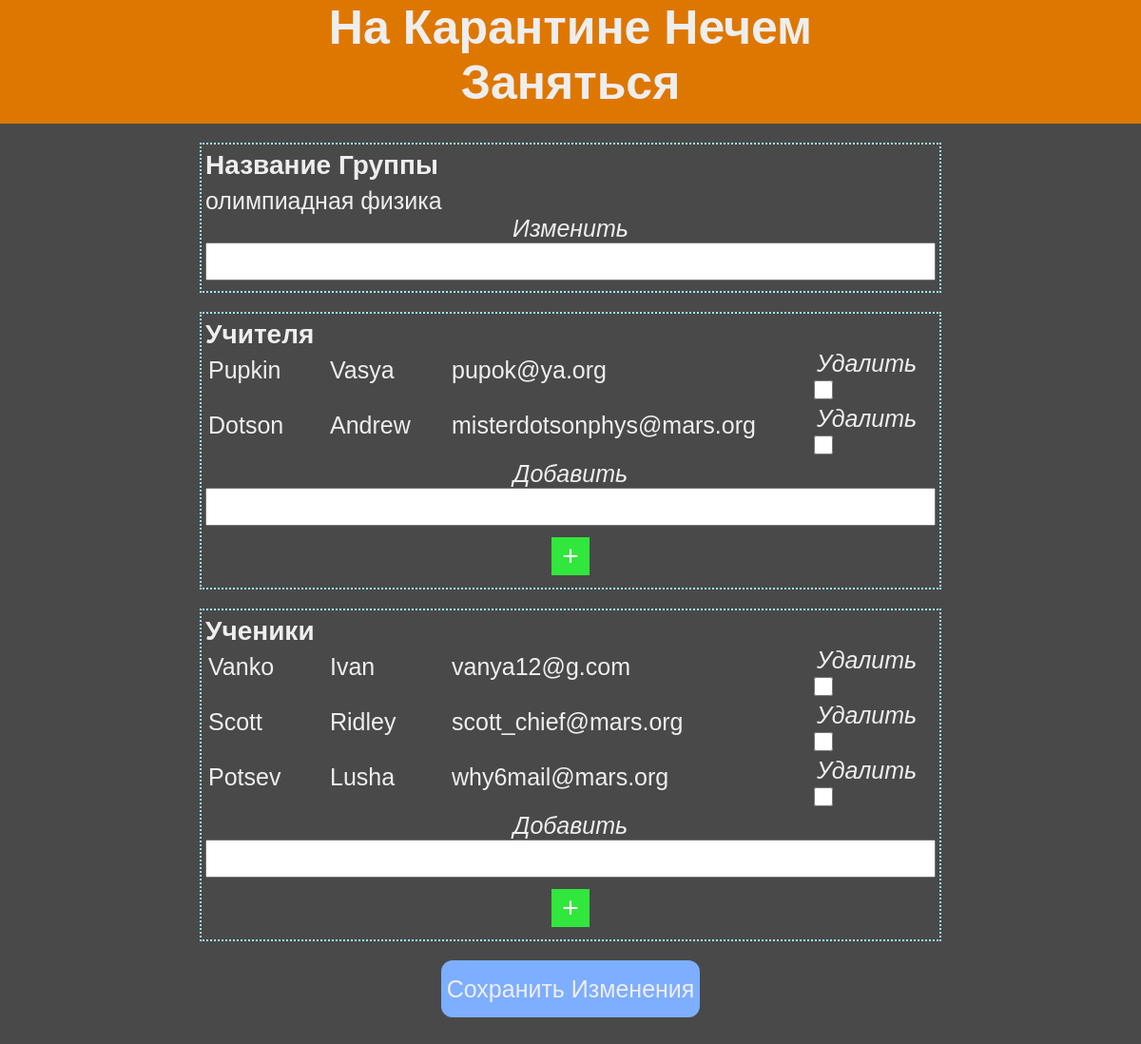
The page /group/2 on the database its author committed.
### data/group.py (models this page shows)
class Group(SqlAlchemyBase, SerializerMixin):
    __tablename__ = "groups"
    id = sa.Column(sa.Integer,
                   primary_key=True,
                   autoincrement=True)
    name = sa.Column(sa.String, default="Группа Без Названия")
    deadlines = sa.orm.relationship("Deadline",
                                    backref="group",
                                    lazy="subquery")
    teachers = sa.orm.relationship("User",
                                   secondary="teachers_to_groups",
                                   backref="teacher_groups",
                                   lazy="subquery")
    students = sa.orm.relationship("User",
                                   secondary="students_to_groups",
                                   backref="student_groups",
                                   lazy="subquery")
    def get_related_attrs(self):
        return ("deadlines", "teachers", "students")
    def get_non_related_attrs(self):
        return ("id", "name")

### data/user.py (models this page shows, shortened)
class User(UserMixin, SerializerMixin, SqlAlchemyBase):
    __tablename__ = "users"
    id = sa.Column(sa.Integer,
                   primary_key=True,
                   autoincrement=True)
    name = sa.Column(sa.String)
    surname = sa.Column(sa.String)
    email = sa.Column(sa.String,
                      index=True,
                      unique=True)
    about = sa.Column(sa.String, nullable=True)
    hashed_password = sa.Column(sa.String)
    tasks = sa.orm.relationship("Task",
                                backref="user",
                                lazy="subquery")
    solutions = sa.orm.relationship("Solution",
                                    backref="student",
                                    lazy="subquery")
    deadlines = sa.orm.relationship("Deadline",
                                    backref="user",
                                    lazy="subquery")

### main.py (the view, shortened to what this page needs)
@app.route("/group/<int:id>", methods=["GET", "POST"])
def manage_group(id):
    if request.method == "GET":
        sql = db.create_session()
        group = sql.query(db.Group).get(id)
        group_data = manage_sql.get_object_data(group)
        group_data['teachers'] = [sql.query(db.User).get(uid).to_dict(only=("id", "name", "surname", "email")) for uid in group_data['teachers']]
        group_data['students'] = [sql.query(db.User).get(uid).to_dict(only=("id", "name", "surname", "email")) for uid in group_data['students']]
        sql.close()
        return render_template("manageGroup.html", data=group_data)

### api/manage_sql.py (called while the page is built)
def get_related_ids(obj, attr):
    if hasattr(obj, attr):
        return [item.id for item in getattr(obj, attr)]

def get_object_data(obj):
    non_related_fields = obj.to_dict(only=obj.get_non_related_attrs())
    if obj.get_related_attrs():
        related_fields = {rel: get_related_ids(obj, rel)
                          for rel in obj.get_related_attrs()}
    else:
        related_fields = dict()
    data = {**non_related_fields, **related_fields}  # их сумма
    return data

### data/db_session.py (called while the page is built)
def create_session() -> Session:
    global __factory
    return __factory()

### templates/manageGroup.html (shortened to what this page needs)
{% extends "j2/base.j2" %}
{% block head %}
<link rel="stylesheet" type="text/css" href="/static/css/taskNgroup.css">
{% endblock %}
{% block body_content %}
	<form class="baseForm" method="post">
			<div class="container">
				<div class="item">
					<label class="itemTitle">Название Группы</label>
					<label class="current">{{ data['name'] }}</label>
					<label class="edit">Изменить</label>
					<input class="fieldInput" type="text" name="name">
				</div>
				<div class="item">
					<label class="itemTitle">Учителя</label>
					{% for teacher in data['teachers'] %}
						<div class="existField">
							<label class="current">{{ teacher['surname'] }}</label>
							<label class="current">{{ teacher['name'] }}</label>
							<label class="current">{{ teacher['email'] }}</label>
							<div class="checkcont">
								<label class="edit">Удалить</label>
								<input class="checkBox" type="checkbox" name="dt{{ teacher['id'] }}">
							</div>
						</div>
					{% endfor %}
					<label class="edit">Добавить</label>
					<div class="multipleInput" id="teachers">
						<input class="fieldInput" type="email" name="at0">
					</div>
					<button class="plusBtn" id="addTeacher" type="button">+</button>
				</div>
				<div class="item">
					<label class="itemTitle">Ученики</label>
					{% for student in data['students'] %}
						<div class="existField">
							<label class="current">{{ student['surname'] }}</label>
							<label class="current">{{ student['name'] }}</label>
							<label class="current">{{ student['email'] }}</label>
							<div class="checkcont">
								<label class="edit">Удалить</label>
								<input class="checkBox" type="checkbox" name="ds{{ student['id'] }}">
							</div>
						</div>
					{% endfor %}
					<label class="edit">Добавить</label>
					<div class="multipleInput" id="students">
						<input class="fieldInput" type="email" name="as0">
					</div>
					<button class="plusBtn" id="addStudent" type="button">+</button>
				</div>
				<button class="submitBtn">Сохранить Изменения</button>
			</div>
	</form>
{% endblock %}

### templates/j2/base.j2 (shortened to what this page needs)
<!DOCTYPE html>
<html lang="en" dir="ltr">
<head>
    <link rel="stylesheet" type="text/css" href="/static/css/master.css">
    {% block head %}{% endblock %}
</head>
<body>
    <header id="base_header">
        <h1 id="headline">На Карантине Нечем Заняться</h1>
    </header>
    {% block body_content %}{% endblock %}
</body>
</html>

### static/css/master.css (style rules this page uses)
* { margin: 0; padding: 0; box-sizing: border-box; }
body { background-color: #494949; font-family: sans-serif; color: #eeeeee; font-size: 25px; margin-bottom: 40vh }
.container { display: flex; flex-direction: column; align-items: center; width: 100%; }
#base_header { height: 130px; margin-bottom: 20px; background-color: #de7700; display: grid; grid-template-columns: 1fr 2fr 1fr; grid-template-rows: 2fr 1fr; grid-template-areas: ". headline session" "links links session"; }
#headline { grid-area: headline; text-align: center; }
.submitBtn { background-color: #7eaeff; color: inherit; border: 0; border-radius: 12px; padding: 9px 6px; height: 60px; align-self: center; font-size: 25px; }
.fieldInput { width: 100%; height: 40px; font-size: 25px; margin-bottom: 5px; }
.checkBox { width: 40px; height: 40px; }

### static/css/taskNgroup.css (style rules this page uses)
.item { display: flex; flex-direction: column; align-items: flex-start; width: 65%; margin-bottom: 20px; border: 2px dotted #9ef2ff; padding: 6px 4px; }
.itemTitle { font-weight: bold; font-size: 28px; }
.current { margin-top: 7px; }
.edit { font-style: italic; align-self: center; }
.existField { width: 100%; display: grid; grid-template-columns: 1fr 1fr 3fr 1fr; }
.existField label { margin-left: 3px; }
.checkcont { display: inline-block; margin: 0 auto; }
.multipleInput { width: 100%; }
.plusBtn { height: 40px; width: 40px; font-size: 30px; text-align: center; align-self: center; margin: 7px 0; background-color: #31e63c; border: 0; color: white }
.checkBox { width: 20px; height: 20px; }

### rows shown on the page
Group: name "олимпиадная физика"
User: surname "Pupkin", name "Vasya", email "pupok@ya.org"
User: surname "Dotson", name "Andrew", email "misterdotsonphys@mars.org"
User: surname "Vanko", name "Ivan", email "vanya12@g.com"
User: surname "Scott", name "Ridley", email "scott_chief@mars.org"
User: surname "Potsev", name "Lusha", email "why6mail@mars.org"
